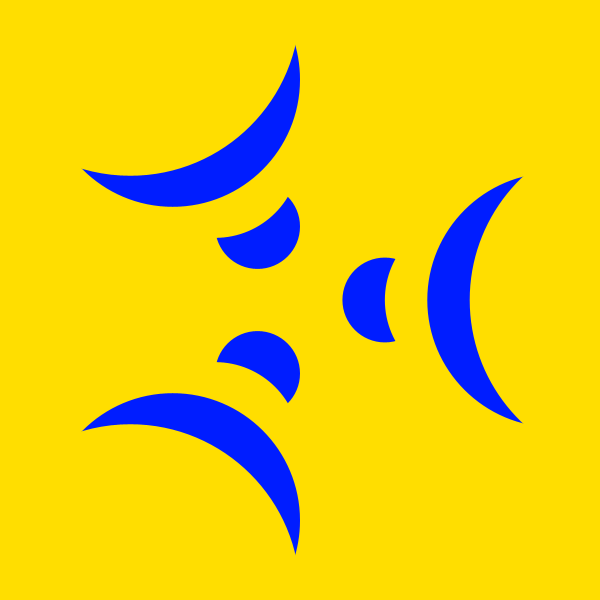
Frame 1 (no input)
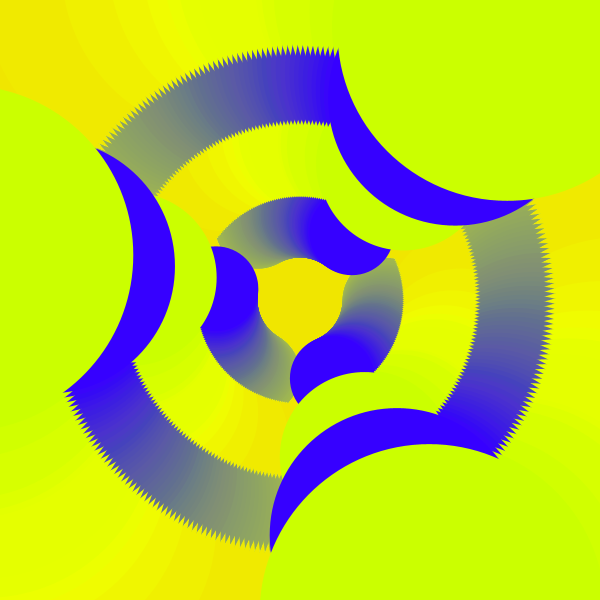
Frame 60 (the mouse pressed at the canvas centre just before this capture)
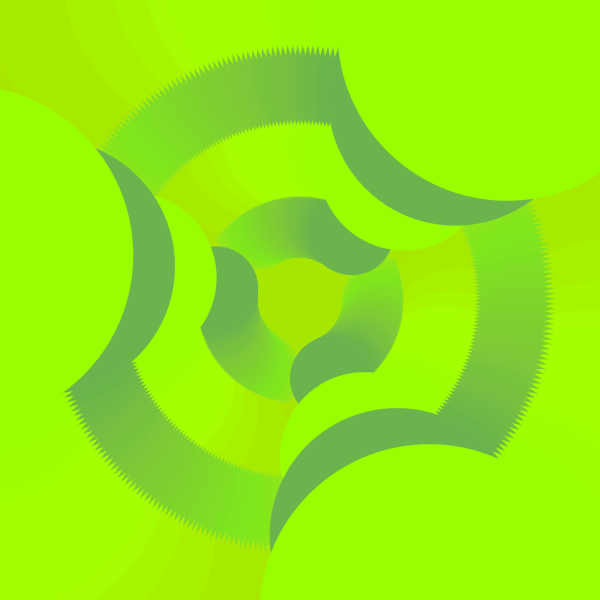
Frame 120 (the mouse held since frame 60 and released just before this capture)

The Processing sketch that drew these frames (run headless with seeded random() and noise(); from frame 60 on, the mouse is pressed at the canvas centre):

// Processing sketch: colcom4
// ── colcom4.pde
int col, vec;
float dista, ang;
void setup() {
  size(600, 600); 
  colorMode(HSB);
  smooth();
  noStroke();
  iniciar();
  background((col+128)%256, 255, 255);

  vec = 5;
}

void draw() {
  dista = dist(mouseX, mouseY, width/2, height/2);
  fill((col+128)%256, 255, 255, 5);
  rect(0, 0, width, height);
  for (int i = 0; i < vec; i++) {
    float dis = (dista/vec)*i;
    if (i%2 == 1) {
      fill(col, 255, 255);
    }
    else {
      fill((col+128)%256, 255, 255);
    }
    ellipse(width/2 + cos(ang)*dis, height/2 +sin(ang)*dis, dis, dis);
    ellipse(width/2 + cos(ang+2*PI/3)*dis, height/2 +sin(ang+2*PI/3)*dis, dis, dis);
    ellipse(width/2 + cos(ang+2*PI/3*2)*dis, height/2 +sin(ang+2*PI/3*2)*dis, dis, dis);
  }
  //cambio de color
  col += int(random(-1, 2));
  col = col%256;
  //angulo 
  ang += 0.02;
  ang = ang%(PI*2);
}

void keyPressed() {
  if (key == 'r') {
    iniciar();
  }
}

void iniciar() {
  col = int(random(256));
  background((col+128)%256, 215, 255);
}
